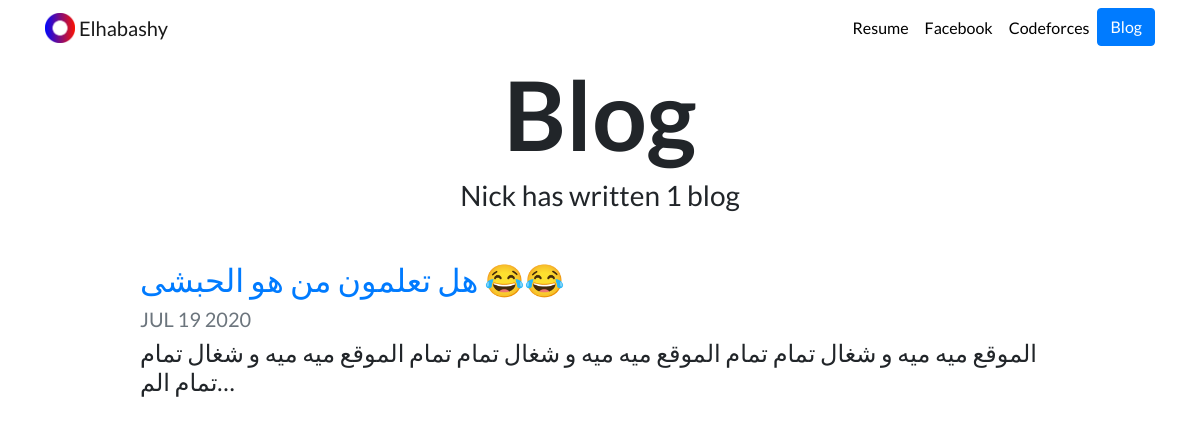
Screenshot of /blog/ with the database file from the repository.
### blog/models.py (models this page shows, shortened)
class blogs(models.Model):
    title = models.CharField(max_length=100)
    description = models.TextField()
    date = models.DateField()

### blog/views.py (the view)
# urls.py: path('', views.all_blogs, name='all_blogs'),
def all_blogs(request):
    blog = blogs.objects.order_by('-date')
    return render(request, 'blog/all_blog.html', {'blog': blog})

### blog/templates/blog/all_blog.html
{% extends "portfolio/base.html" %}
{% load static %}
{% block content %}
<h1 id="blogtitle" class="font-weight-bold text-center">Blog</h1>
<h3 class="text-center mb-5">Nick has written {{ blog.count }} blog{{ blog.count|pluralize }}</h3>
{% for blog in blog %}
<div class="row justify-content-center my-3">
  <div class="col-md-10">
    <a href="{% url 'blog:detail' blog.id %}">
      <h2>{{ blog.title }}</h2>
    </a>
    <h5 class="text-muted">{{ blog.date|date:'M d Y'|upper }}</h5>
    <h4>{{ blog.description|striptags|truncatechars:100 }}</h4>
  </div>
</div>
{% endfor %}
{% endblock %}

### portfolio/static/portfolio/custom.css (style rules this page uses)
body { font-family: 'Lato', sans-serif; }
#blogtitle { font-size: 6rem; }

### rows the page displays
blogs: title "هل تعلمون من هو الحبشى 😂😂", date "JUL 19 2020", description "الموقع ميه ميه و شغال تمام تمام الموقع ميه ميه و شغال تمام تمام الموقع ميه ميه و شغال تمام تمام الم…"

### other values shown
{{ blog.count }} "1"
